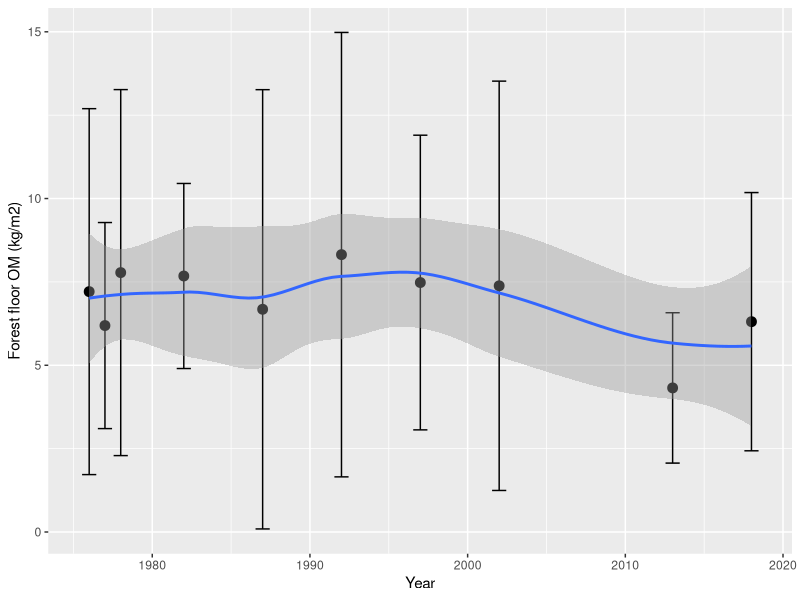
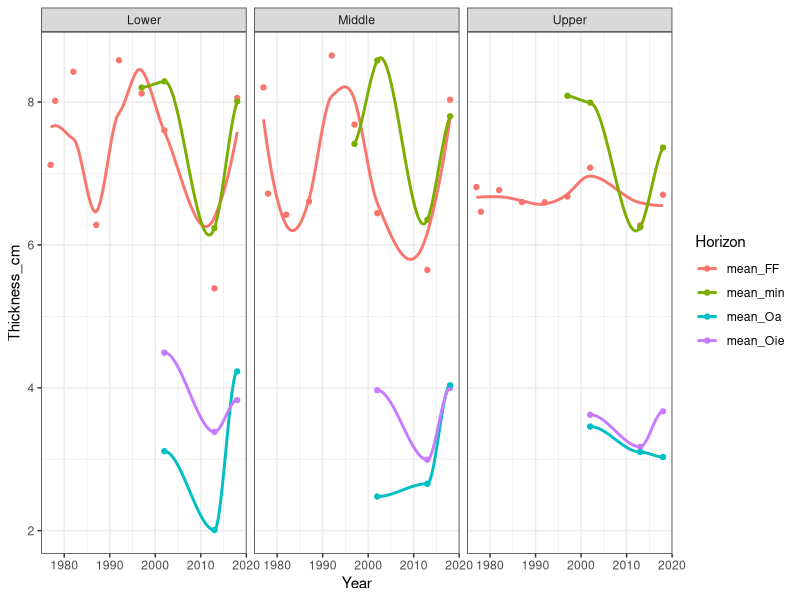
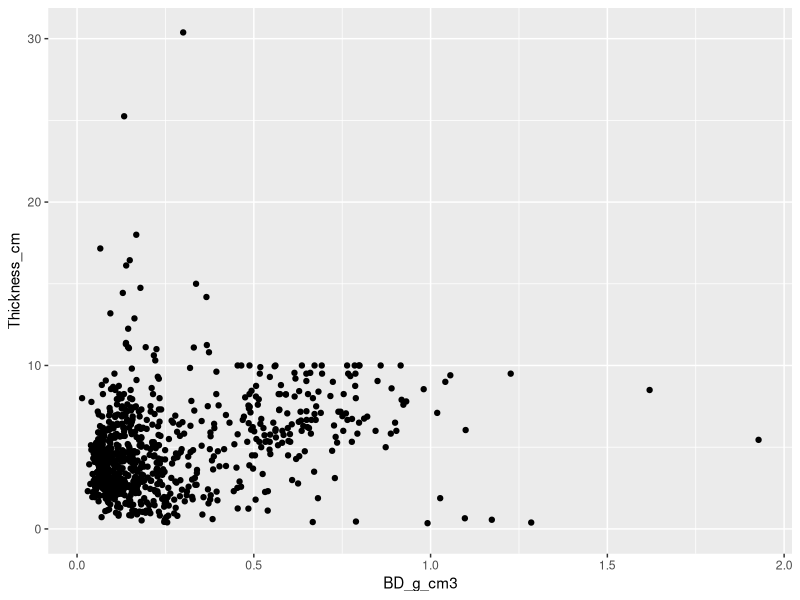
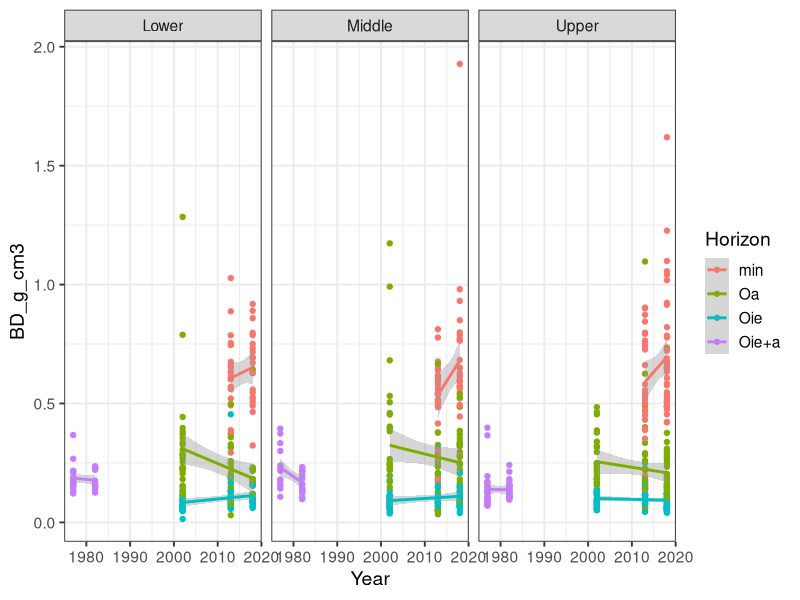
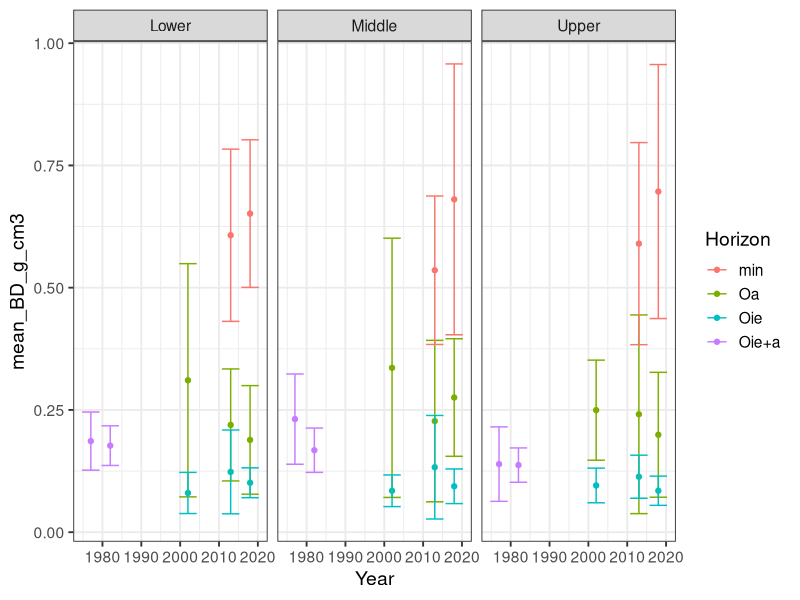
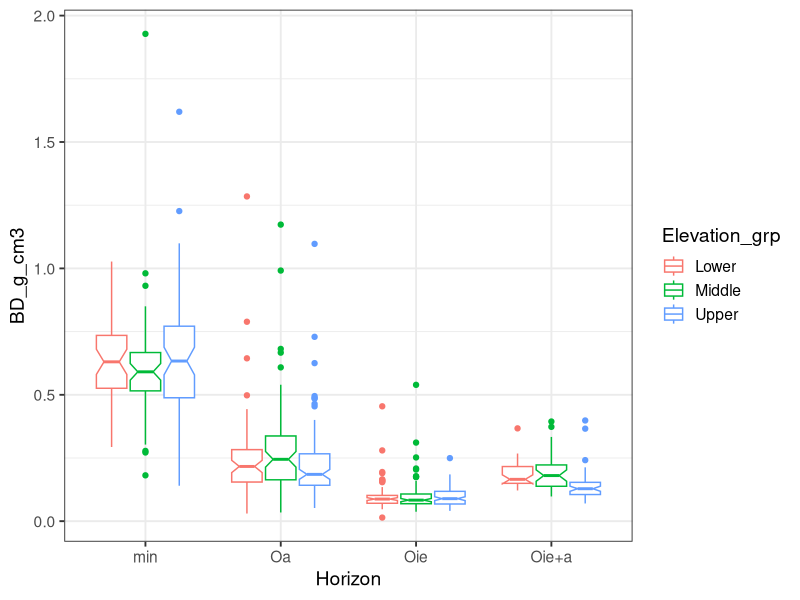

The R source for these figures, in order:
## Hubbard Brook archived soil samples project ##
## Calculate bulk density for WS6 ##
## Sophie von Fromm ##
## 2024-07-31 ##

# https://portal.edirepository.org/nis/metadataviewer?packageid=knb-lter-hbr.172.4

library(tidyverse)

## Grid and elevation data
# Load elevation data
grid_elevation <- read_csv("./Data/Grid_Elevation_WS6.csv") %>% 
  dplyr::select(Plot, Elevation_grp)

## Soil mass 
# Load soil mass data
soil_mass <- read_csv("./Data/MassChemistryOrganicHorizonMineralSoil_WS6_1976_present/HubbardBrook_ForestFloor_SoilMass_W6.csv") %>% 
  dplyr::select(-Watershed)
head(soil_mass)

#Merge duplicate sample in year 2013 at plot 156
soil_2013_156 <- soil_mass %>% 
  filter(grepl("2013-6-156", Sample_ID)) %>% 
  group_by(Horizon) %>% 
  summarise(across(OM_TM:OM_LOI, mean))

soil_2013_156$Plot <- 156
soil_2013_156$Year <- 2013

soil_mass_red <- soil_mass %>% 
  # remove duplicate samples
  filter(!grepl("2013-6-156", Sample_ID)) %>% 
  dplyr::select(-Sample_ID) %>% 
  # add averaged values for duplicate sample
  rbind(soil_2013_156) %>% 
  tibble()

soil_mass_red %>%
  left_join(grid_elevation, by = "Plot") %>% 
  filter(Elevation_grp == "Lower") %>% 
  filter(Horizon != "min") %>% 
  group_by(Year, Plot) %>%
  summarise(sum_OM_OM = sum(OM_OM, na.rm = TRUE)) %>% 
  ungroup(Plot) %>% 
  summarise(mean_OM_OM = mean(sum_OM_OM, na.rm = TRUE),
            sd_OM_OM = sd(sum_OM_OM, na.rm = TRUE)) %>% 
  ggplot(aes(x = Year, y = mean_OM_OM)) +
  geom_point(size = 3) +
  geom_errorbar(aes(ymax = mean_OM_OM + sd_OM_OM,
                    ymin = mean_OM_OM - sd_OM_OM)) +
  scale_y_continuous("Forest floor OM (kg/m2)") +
  geom_smooth() 

## Soil thickness
# Load soil thickness data
soil_thickness <- read_csv("./Data/MassChemistryOrganicHorizonMineralSoil_WS6_1976_present/HubbardBrook_ForestFloor_SiteInfo_W6.csv")
head(soil_thickness)

#Merge duplicate sample in year 2018 at plot 36
soil_2018_36 <- soil_thickness %>% 
  filter(Plot == 36.1| Plot == 36.2) %>% 
  dplyr::select(-c(E_Code:Sp_3)) %>% 
  mutate(across(FF_Thickness1:Core_4, ~na_if(., -9999.9))) %>% 
  summarise(across(Year:Core_4, mean))

soil_2018_36$Plot <- 36

# Replace -9999 with NA and join with elevation data
soil_thickness_NA <- soil_thickness %>% 
  # remove duplicate samples
  filter(Plot != 36.1, Plot != 36.2) %>% 
  mutate(across(FF_Thickness1:Core_4, ~na_if(., -9999.9))) %>% 
  dplyr::select(-c(E_Code:Sp_3)) %>%
  # add averaged values for duplicate sample
  rbind(soil_2018_36) %>% 
  #filter for year with measurements
  filter(Year > 1976) %>% 
  left_join(grid_elevation, by = "Plot")

soil_thickness_NA %>% 
  count(Elevation_grp)

soil_thick_sum <- soil_thickness_NA %>% 
  mutate(Oa_Thickness1 = FF_Thickness1 - Oie_Thickness1,
         Oa_Thickness2 = FF_Thickness2 - Oie_Thickness2,
         Oa_Thickness3 = FF_Thickness3 - Oie_Thickness3,
         Oa_Thickness4 = FF_Thickness4 - Oie_Thickness4,
         Oa_Thickness5 = FF_Thickness5 - Oie_Thickness5,
         Oa_Thickness6 = FF_Thickness6 - Oie_Thickness6,
         Oa_Thickness7 = FF_Thickness7 - Oie_Thickness7,
         Oa_Thickness8 = FF_Thickness8 - Oie_Thickness8,) %>% 
  rowwise() %>% 
  summarise(Year = Year,
            Plot = Plot,
            Elevation_grp = Elevation_grp,
            FF_thickness = mean(c(FF_Thickness1, FF_Thickness2, FF_Thickness3, 
                                  FF_Thickness4, FF_Thickness5, FF_Thickness6, 
                                  FF_Thickness7, FF_Thickness8), na.rm = TRUE),
            Oie_thickness = mean(c(Oie_Thickness1, Oie_Thickness2, Oie_Thickness3, 
                                   Oie_Thickness4, Oie_Thickness5, Oie_Thickness6, 
                                   Oie_Thickness7, Oie_Thickness8), na.rm = TRUE),
            Oa_thickness = mean(c(Oa_Thickness1, Oa_Thickness2, Oa_Thickness3, 
                                  Oa_Thickness4, Oa_Thickness5, Oa_Thickness6, 
                                  Oa_Thickness7, Oa_Thickness8), na.rm = TRUE),
            Min_thickness = mean(c(Core_1, Core_2, Core_3, Core_4), na.rm = TRUE)) 

soil_thick_sum %>% 
  group_by(Year, Elevation_grp) %>% 
  summarise(mean_FF = mean(FF_thickness, na.rm = TRUE),
            mean_Oie = mean(Oie_thickness, na.rm = TRUE),
            mean_Oa = mean(Oa_thickness, na.rm = TRUE),
            mean_min = mean(Min_thickness, na.rm = TRUE)) %>% 
  pivot_longer(!c(Year, Elevation_grp), names_to = "Horizon", values_to = "Thickness_cm") %>% 
  ggplot(aes(x = Year, y = Thickness_cm, color = Horizon)) +
  geom_point() +
  geom_smooth(se = FALSE) +
  facet_wrap(~Elevation_grp) +
  theme_bw()

## Merge thickness and mass data to calculate BD
soil_BD <- soil_thick_sum %>% 
  pivot_longer(!c(Year, Elevation_grp, Plot), names_to = "Horizon", values_to = "Thickness_cm") %>% 
  mutate(Thickness_cm = round(Thickness_cm, 2)) %>% 
  # set thickness values below 0.1 cm to 0
  mutate(Thickness_cm = case_when(
    Thickness_cm < 0.1 ~ 0,
    TRUE ~ Thickness_cm
  )) %>%
  mutate(Horizon = case_when(
    Horizon == "FF_thickness" ~ "Oie+a",
    Horizon == "Oie_thickness" ~ "Oie",
    Horizon == "Oa_thickness" ~ "Oa",
    Horizon == "Min_thickness" ~ "min",
  )) %>% 
  left_join(soil_mass_red, by = c("Year", "Plot", "Horizon")) %>% 
  #OM_TM: convert from kg/m2 in g/cm2
  mutate(BD_g_cm3 = (OM_TM * 0.1) / Thickness_cm) %>% 
  # Replace Inf values with NA
  mutate(BD_g_cm3 = na_if(BD_g_cm3, Inf))

summary(soil_BD$BD_g_cm3)

soil_BD %>% 
  ggplot(aes(x = BD_g_cm3, y = Thickness_cm)) +
  geom_point()

soil_BD %>% 
  drop_na(BD_g_cm3) %>% 
  ggplot(aes(x = Year, y = BD_g_cm3, color = Horizon)) +
  geom_point() +
  facet_wrap(~Elevation_grp) +
  theme_bw(base_size = 14) +
  geom_smooth(method = "lm")

soil_BD %>% 
  group_by(Year, Horizon, Elevation_grp) %>% 
  reframe(mean_BD_g_cm3 = mean(BD_g_cm3, na.rm = TRUE),
          sd_BD_g_cm3 = sd(BD_g_cm3, na.rm = TRUE)) %>% 
  drop_na(mean_BD_g_cm3) %>% 
  ggplot(aes(x = Year, y = mean_BD_g_cm3, color = Horizon)) +
  geom_point() +
  geom_errorbar(aes(ymin = mean_BD_g_cm3 - sd_BD_g_cm3,
                    ymax = mean_BD_g_cm3 + sd_BD_g_cm3)) +
  facet_wrap(~Elevation_grp) +
  theme_bw(base_size = 14)

soil_BD %>% 
  ggplot(aes(x = Horizon, y = BD_g_cm3, color = Elevation_grp)) +
  geom_boxplot(notch = TRUE) +
  theme_bw(base_size = 14)

## Calculate averaged BD values for later use
# After visual inspection, calculate averaged values for each horizon
soil_BD_avg <- soil_BD %>% 
  group_by(Horizon) %>% 
  reframe(mean_BD_g_cm3 = mean(BD_g_cm3, na.rm = TRUE),
          sd_BD_g_cm3 = sd(BD_g_cm3, na.rm = TRUE),
          median_BD_g_cm3 = median(BD_g_cm3, na.rm = TRUE),
          mad_BD_g_cm3 = mad(BD_g_cm3, na.rm = TRUE),
          mean_thick_cm = mean(Thickness_cm, na.rm = TRUE),
          sd_thick_cm = sd(Thickness_cm, na.rm = TRUE),
          median_thick_cm = median(Thickness_cm, na.rm = TRUE),
          mad_thick_cm = mad(Thickness_cm, na.rm = TRUE)) %>% 
  #remove Oie+a for which we don't have samples
  filter(Horizon != "Oie+a")

soil_BD_avg

# Values seems reasonable, for European forests (0-10cm), median BD is 0.73 g/cm3
# https://www.sciencedirect.com/science/article/pii/S0167880924000252

# Same with organic layer data: Ol 0.03-0.12 g/cm3, Ofh: 0.07-0.27 g/cm3
# Findings based on a study from Poland: https://www.sciencedirect.com/science/article/pii/S0016706116304918

# Save file 
write_csv(x = soil_BD_avg, file = "./Data/soil_BD_avg_WS6.csv")
  
